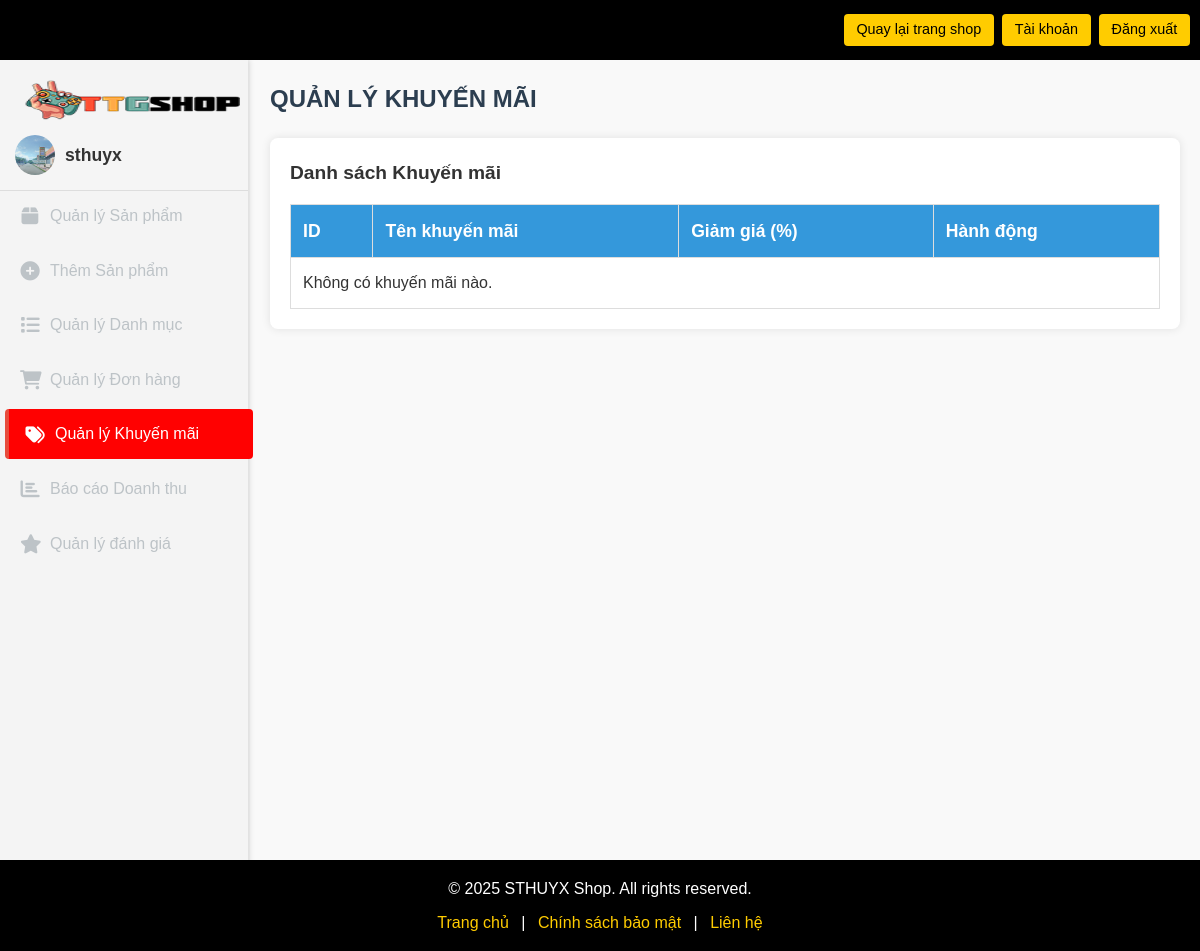
The page /admin/manage_promotions.php (signed in) on the database its author committed.
### tables this page shows
CREATE TABLE `users` (
  `id` int(11) NOT NULL,
  `username` varchar(255) NOT NULL,
  `email` varchar(255) NOT NULL,
  `full_name` varchar(100) DEFAULT NULL,
  `address` varchar(255) DEFAULT NULL,
  `phone` varchar(15) DEFAULT NULL,
  `password` varchar(255) NOT NULL,
  `is_admin` tinyint(1) DEFAULT 0,
  `created_at` timestamp NOT NULL DEFAULT current_timestamp(),
  `sthuyx` tinyint(1) DEFAULT 0,
  `avatar` varchar(255) DEFAULT NULL
);

### admin/manage_promotions.php (called while the page is built, shortened)
<?php
include 'check_admin.php';
$user_id = $_SESSION['user_id'];
$stmt = $conn->prepare("SELECT username, avatar FROM users WHERE id = ?");
$stmt->bind_param("i", $user_id);
$stmt->execute();
$result = $stmt->get_result();
$user = $result->fetch_assoc();
$avatar = $user['avatar'] ? "../uploads/avatars/{$user['avatar']}" : "../images/default_avatar.png";
$username = $user['username'] ?? 'Người dùng';
$promotions = [];
include 'html/manage_promotions_view.php';
?>

### admin/html/manage_promotions_view.php (the view, shortened to what this page needs)
<?php include 'header_footer/header.php';?>
<!DOCTYPE html>
<html lang="vi">
<head>
    <link rel="stylesheet" href="../admin/css/admin.css">
    <link rel="stylesheet" href="../admin/css/style.css">
</head>
<body>
    <div class="admin-wrapper">
        <div class="admin-sidebar">
        <div class="logo">
                <a href="index.php">
                    <img src="../images/logo.png" alt="STHUYX Shop Logo" width="150">
                </a>
            </div>
            <ul class="sidebar-menu">
            <div class="user-profile">
                <img src="<?php echo htmlspecialchars($avatar); ?>" alt="Avatar" class="user-avatar">
                <span class="username"><?php echo htmlspecialchars($username); ?></span>
            </div>
            <li><a href="manage_products.php"><i class="fas fa-box"></i> Quản lý Sản phẩm</a></li>
            <li><a href="add_product.php"><i class="fas fa-plus-circle"></i> Thêm Sản phẩm</a></li>
            <li><a href="manage_categories.php"><i class="fas fa-list"></i> Quản lý Danh mục</a></li>
            <li><a href="manage_orders.php"><i class="fas fa-shopping-cart"></i> Quản lý Đơn hàng</a></li>
            <li><a href="manage_promotions.php" class="active"><i class="fas fa-tags"></i> Quản lý Khuyến mãi</a></li>
            <li><a href="report_sales.php"><i class="fas fa-chart-bar"></i> Báo cáo Doanh thu</a></li>
            <li><a href="manage_reviews.php"><i class="fas fa-star"></i> Quản lý đánh giá</a></li>
            </ul>
        </div>
        <div class="admin-content">
            <div class="content-header">
                <h2>QUẢN LÝ KHUYẾN MÃI</h2>
            </div>
            <div class="admin-section">
                <div class="table-container">
                    <h3>Danh sách Khuyến mãi</h3>
                    <table>
                        <thead>
                            <tr>
                                <th>ID</th>
                                <th>Tên khuyến mãi</th>
                                <th>Giảm giá (%)</th>
                                <th>Hành động</th>
                            </tr>
                        </thead>
                        <tbody>
                            <?php if (count($promotions) > 0): ?>
                                <?php foreach ($promotions as $row): ?>
                                    <tr>
                                        <td><?php echo htmlspecialchars($row['id']); ?></td>
                                        <td><?php echo htmlspecialchars($row['name']); ?></td>
                                        <td><?php echo htmlspecialchars($row['discount']); ?>%</td>
                                        <td class="action-links">
                                            <a href="edit_promotion.php?id=<?php echo $row['id']; ?>">Sửa</a> |
                                            <a href="delete_promotion.php?id=<?php echo $row['id']; ?>" onclick="return confirm('Bạn có chắc chắn?')">Xóa</a>
                                        </td>
                                    </tr>
                                <?php endforeach; ?>
                            <?php else: ?>
                                <tr><td colspan="4">Không có khuyến mãi nào.</td></tr>
                            <?php endif; ?>
                        </tbody>
                    </table>
                </div>
            </div>
        </div>
    </div>
    <?php include '../templates/footer.php'; ?>
</body>
</html>

### admin/css/style.css (style rules this page uses)
* { margin: 0; padding: 0; box-sizing: border-box; font-family: Arial, sans-serif; }
body { background-color: #f4f4f4; color: #333; line-height: 1.6; }
.logo img { vertical-align: middle; max-height: 40px; margin-right: 0.5rem; width: 240px; }

### admin/css/admin.css (style rules this page uses)
* { margin: 0; padding: 0; box-sizing: border-box; }
body { font-family: Arial, sans-serif; line-height: 1.6; background-color: #f4f4f4; }
.admin-wrapper { display: flex; min-height: 100vh; }
.admin-sidebar { color: #fff; padding: 20px 0; position: fixed; left: 0; height: 100%; box-shadow: 2px 0 5px rgba(0, 0, 0, 0.1); transition: width 0.3s ease; z-index: 900; }
.sidebar-menu { list-style: none; }
.sidebar-menu li { margin-bottom: 5px; }
.sidebar-menu li a { color: #bdc3c7; text-decoration: none; font-size: 1rem; display: flex; align-items: center; padding: 12px 20px; transition: all 0.3s ease; border-radius: 4px; }
.sidebar-menu li a i { margin-right: 10px; font-size: 1.2rem; width: 20px; text-align: center; }
.sidebar-menu li a:hover, .sidebar-menu li a.active { color: #fff; background-color: #ff0101; border-left: 4px solid #e74c3c; padding-left: 16px; transform: translateX(5px); }
.admin-content { margin-left: 250px; flex-grow: 1; padding: 20px; background-color: #f9f9f9; min-height: calc(100vh - 60px); }
.content-header h2 { font-size: 1.5rem; color: #2c3e50; margin-bottom: 20px; }
.table-container { background-color: #fff; padding: 20px; border-radius: 8px; box-shadow: 0 0 10px rgba(0, 0, 0, 0.1); }
.table-container h3 { margin-bottom: 15px; color: #333; font-size: 1.2rem; }
table { width: 100%; border-collapse: collapse; }
table th, table td { padding: 12px; text-align: left; border: 1px solid #ddd; }
table th { background-color: #3498db; color: #fff; font-size: 1.1rem; }
table td { font-size: 1rem; }
.user-profile { display: flex; align-items: center; padding: 15px; border-bottom: 1px solid #ddd; background-color: #f5f5f5; }
.user-avatar { width: 40px; height: 40px; border-radius: 50%; margin-right: 10px; object-fit: cover; }
.username { font-size: 1.1rem; font-weight: bold; color: #333; }

### rows shown on the page
users: avatar (picture), username "sthuyx"
